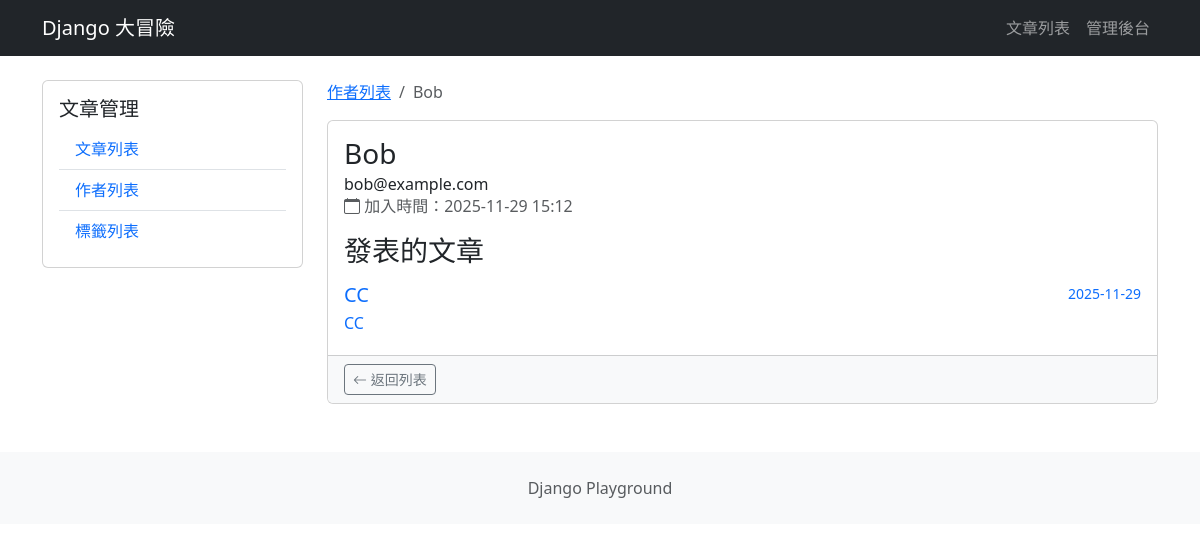
Page /blog/authors/2/ on the earlier database version.
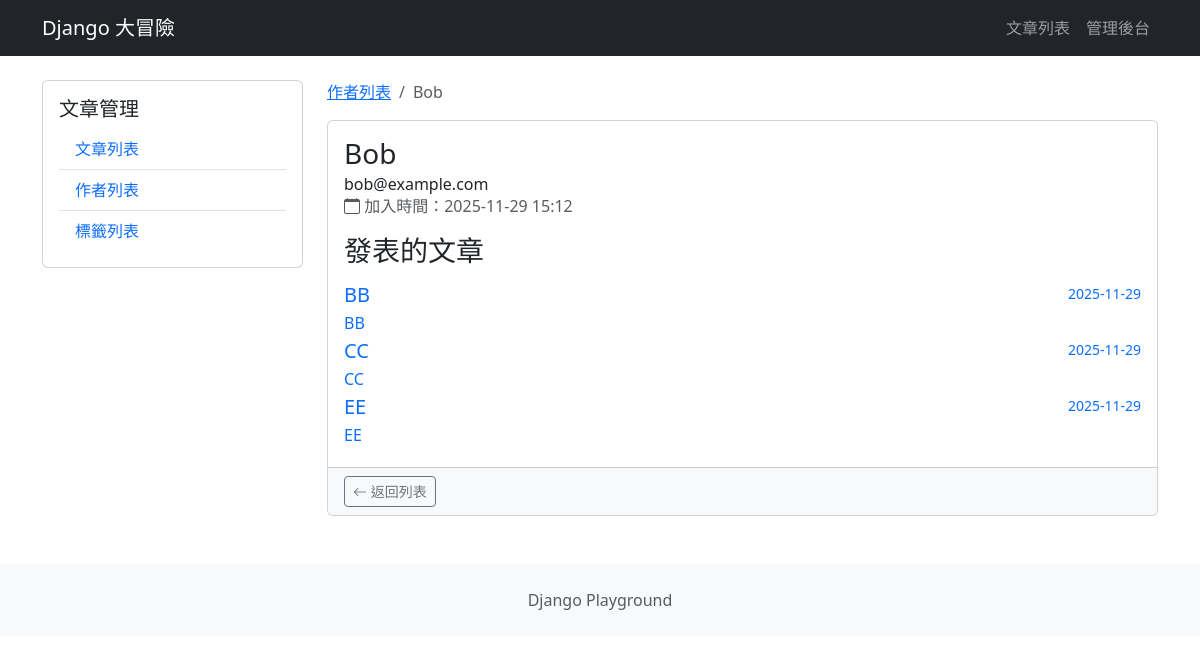
Same page on the later database version.
### blog/models.py (models this page shows, shortened)
class Author(models.Model):
    name = models.CharField(max_length=100)
    email = models.EmailField(unique=True)
    bio = models.TextField(blank=True)
    created_at = models.DateTimeField(auto_now_add=True)

class Article(models.Model):
    title = models.CharField(max_length=200)
    content = models.TextField()
    created_at = models.DateTimeField(auto_now_add=True)
    updated_at = models.DateTimeField(auto_now=True)
    is_published = models.BooleanField(default=False)
    author = models.ForeignKey(  # ForeignKey外鍵會關聯到Author這張表
        Author,
        on_delete=models.CASCADE,  # 假設作者這筆資料被刪掉,文章就一起被刪掉
        related_name="articles",  # 反向的名字如何查詢,不寫也可以,Django 會自動命名為Default article
        null=True,
        blank=True,
    )
    tags = models.ManyToManyField(  # 多對多的關聯
        Tag,
        related_name="articles",  # 反向的名字如何查詢
        blank=True,
    )

### blog/views.py (the view)
# urls.py: path("authors/<int:author_id>/", views.author_detail, name="author_detail"),
def author_detail(request, author_id):
    author = get_object_or_404(Author, id=author_id)
    return render(request, "blog/author_detail.html", {"author": author})

### blog/templates/blog/author_detail.html (shortened to what this page needs)
{% extends "blog/base.html" %}
{% block blog_content %}
    <nav aria-label="breadcrumb" class="d-none d-md-block">
        <ol class="breadcrumb">
            <li class="breadcrumb-item">
                <a href="{% url 'blog:author_list' %}">作者列表</a>
            </li>
            <li class="breadcrumb-item active">
                {{ author.name }}
            </li>
        </ol>
    </nav>
    <article class="card">
        <div class="card-body">
            <h1 class="card-title fs-3 fs-md-2 fs-lg-1">
                {{ author.name }}
            </h1>
            <h6 class="card-subtitle">
                {{ author.email }}
            </h6>
            <div class="d-flex flex-column flex-md-row align-items-md-center mb-3 text-muted">
                <span>
                    <i class="bi bi-calendar"></i>
                    加入時間：{{ author.created_at|date:"Y-m-d H:i" }}
                </span>
            </div>
            <h3 class="mb-3">
                發表的文章
            </h3>
            {% for article in author.articles.all %}
                <a href="{% url 'blog:article_detail' article.id %}"
                   class="text-decoration-none">
                    <div class="d-flex w-100 justify-content-between">
                        <h5 class="mb-1">
                            {{ article.title }}
                        </h5>
                        <small>{{ article.created_at|date:"Y-m-d" }}</small>
                    </div>
                    <p class="mb-1">
                        {{ article.content|truncatechars:100 }}
                    </p>
                </a>
            {% empty %}
                <div class="col-12">
                    <div class="alert alert-info">
                        作者目前沒有文章
                    </div>
                </div>
            {% endfor %}
        </div>
        <div class="card-footer bg-light">
            <div class="d-flex justify-content-between align-items-center">
                <a href="{% url 'blog:author_list' %}"
                   class="btn btn-outline-secondary btn-sm">
                    <span class="d-none d-sm-inline">
                        <i class="bi bi-arrow-left"></i> 返回列表
                    </span>
                </a>
            </div>
        </div>
    </article>
{% endblock blog_content %}

### blog/templates/blog/base.html
{% extends "base.html" %}
{% block content %}
    <div class="row">
        <aside class="col-md-3 mb-4">
            <div class="card">
                <div class="card-body">
                    <h5 class="card-title">
                        文章管理
                    </h5>
                    <ul class="list-group list-group-flush">
                        <li class="list-group-item">
                            <a href="{% url 'blog:article_list' %}" class="text-decoration-none">文章列表</a>
                        </li>
                        <li class="list-group-item">
                            <a href="{% url 'blog:author_list' %}" class="text-decoration-none">作者列表</a>
                        </li>
                        <li class="list-group-item">
                            <a href="{% url 'blog:tag_list' %}" class="text-decoration-none">標籤列表</a>
                        </li>
                    </ul>
                </div>
            </div>
        </aside>
        <div class="col-md-9">
            {% block blog_content %}
            {% endblock blog_content %}
        </div>
    </div>
{% endblock content %}

### templates/base.html (shortened to what this page needs)
{% load django_bootstrap5 %}
<!DOCTYPE html>
<html lang="zh-Hant">
    <head>
        {% bootstrap_css %}
        <link rel="stylesheet"
              href="https://cdn.jsdelivr.net/npm/bootstrap-icons@1.11.0/font/bootstrap-icons.css" />
    </head>
    <body>
        <nav class="navbar navbar-expand-lg navbar-dark bg-dark">
            <div class="container">
                <span class="navbar-brand">Django 大冒險</span>
                <div class="collapse navbar-collapse" id="navbarNav">
                    <ul class="navbar-nav ms-auto">
                        <li class="nav-item">
                            <a class="nav-link" href="{% url 'blog:article_list' %}">文章列表</a>
                        </li>
                        <li class="nav-item">
                            <a class="nav-link" href="{% url 'admin:index' %}">管理後台</a>
                        </li>
                    </ul>
                </div>
            </div>
        </nav>
        <main class="container my-4">
            {% block content %}
            {% endblock content %}
        </main>
        <footer class="bg-light py-4 mt-5">
            <div class="container text-center">
                <p class="text-muted mb-0">
                    Django Playground
                </p>
            </div>
        </footer>
    </body>
</html>

Differences in the rows shown:
now on this page (row edited): Article: title "BB", created_at "2025-11-29", content "BB"
now on this page (row edited): Article: title "EE", created_at "2025-11-29", content "EE"
